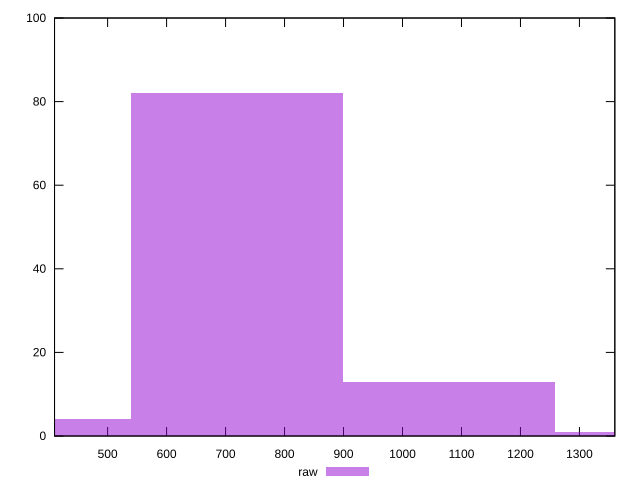

gnuplot code for this plot:
reset

$raw <<EOF
1079.3199971316712 13
719.5466647544474 82
359.7733323772237 4
1439.0933295088948 1
EOF

set key outside below
set boxwidth 359.7733323772237
set xrange [410:1360]
set yrange [0:100]
set trange [0:100]
set style fill transparent solid 0.5 noborder
set terminal svg size 640, 490 enhanced background rgb 'white'
set output "report_00015_2021-02-09T16-11-33.973Z/uses-http2/samples/pages+cached+noadtech+nomedia+nocss/raw/histogram.svg"

plot $raw title "raw" with boxes

reset
